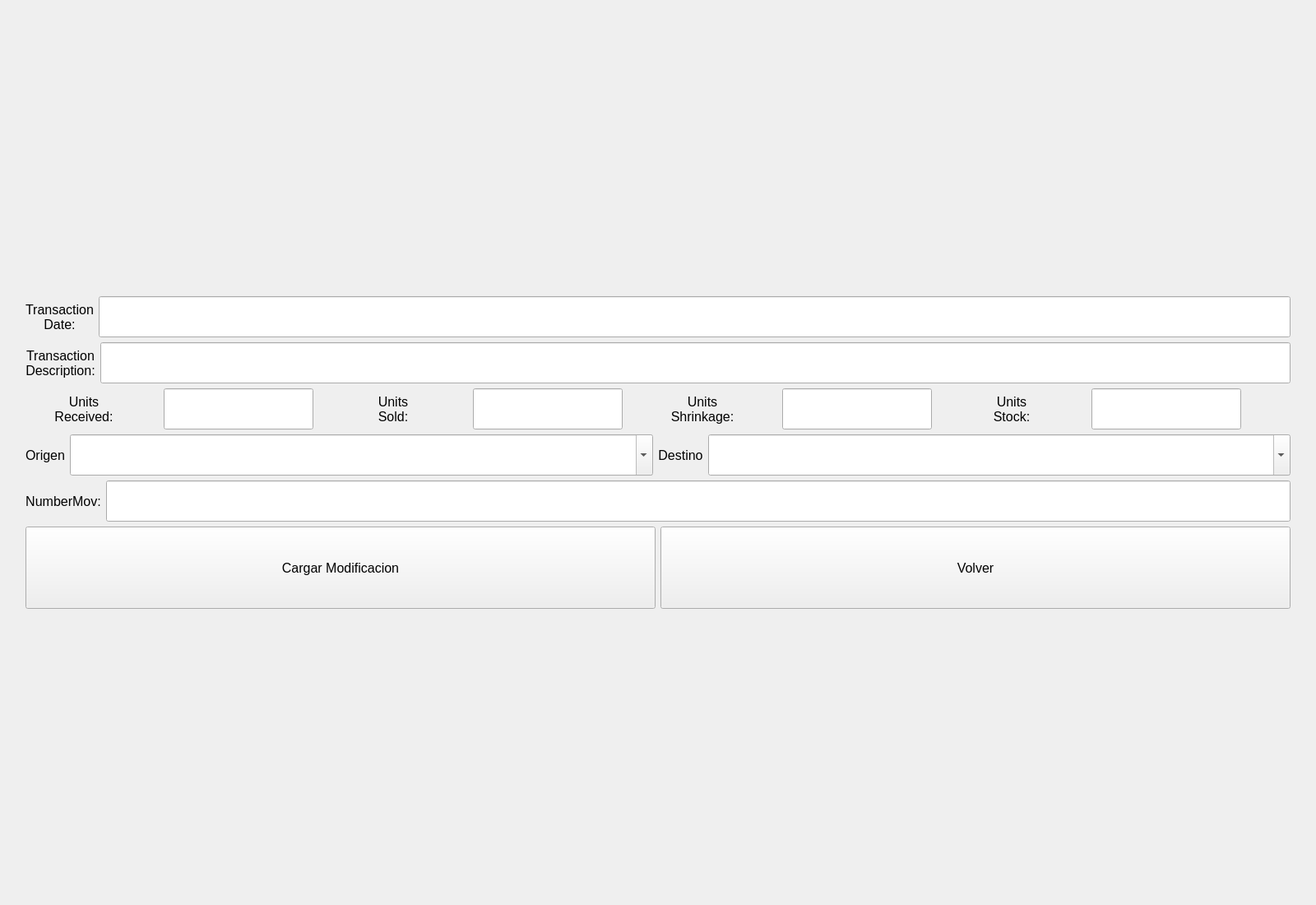
<?xml version="1.0" encoding="UTF-8"?>
<ui version="4.0">
 <class>Form</class>
 <widget class="QWidget" name="Form">
  <property name="geometry">
   <rect>
    <x>0</x>
    <y>0</y>
    <width>1600</width>
    <height>1100</height>
   </rect>
  </property>
  <property name="windowTitle">
   <string>Form</string>
  </property>
  <layout class="QGridLayout" name="gridLayout">
   <item row="0" column="0">
    <layout class="QVBoxLayout" name="verticalLayout">
     <item>
      <layout class="QHBoxLayout" name="horizontalLayout_3">
       <property name="leftMargin">
        <number>20</number>
       </property>
       <property name="rightMargin">
        <number>20</number>
       </property>
       <item>
        <widget class="QLabel" name="label">
         <property name="sizePolicy">
          <sizepolicy hsizetype="Fixed" vsizetype="Preferred">
           <horstretch>0</horstretch>
           <verstretch>0</verstretch>
          </sizepolicy>
         </property>
         <property name="font">
          <font>
           <pointsize>12</pointsize>
          </font>
         </property>
         <property name="text">
          <string>Transaction
Date:</string>
         </property>
         <property name="alignment">
          <set>Qt::AlignCenter</set>
         </property>
        </widget>
       </item>
       <item>
        <widget class="QLineEdit" name="lineEdit">
         <property name="sizePolicy">
          <sizepolicy hsizetype="Preferred" vsizetype="Fixed">
           <horstretch>0</horstretch>
           <verstretch>0</verstretch>
          </sizepolicy>
         </property>
         <property name="minimumSize">
          <size>
           <width>0</width>
           <height>50</height>
          </size>
         </property>
         <property name="font">
          <font>
           <pointsize>12</pointsize>
          </font>
         </property>
        </widget>
       </item>
      </layout>
     </item>
     <item>
      <layout class="QHBoxLayout" name="horizontalLayout_4">
       <property name="leftMargin">
        <number>20</number>
       </property>
       <property name="rightMargin">
        <number>20</number>
       </property>
       <item>
        <widget class="QLabel" name="label_2">
         <property name="sizePolicy">
          <sizepolicy hsizetype="Fixed" vsizetype="Preferred">
           <horstretch>0</horstretch>
           <verstretch>0</verstretch>
          </sizepolicy>
         </property>
         <property name="font">
          <font>
           <pointsize>12</pointsize>
          </font>
         </property>
         <property name="text">
          <string>Transaction 
Description:</string>
         </property>
         <property name="textFormat">
          <enum>Qt::AutoText</enum>
         </property>
         <property name="alignment">
          <set>Qt::AlignCenter</set>
         </property>
        </widget>
       </item>
       <item>
        <widget class="QLineEdit" name="lineEdit_2">
         <property name="sizePolicy">
          <sizepolicy hsizetype="Preferred" vsizetype="Fixed">
           <horstretch>0</horstretch>
           <verstretch>0</verstretch>
          </sizepolicy>
         </property>
         <property name="minimumSize">
          <size>
           <width>0</width>
           <height>50</height>
          </size>
         </property>
         <property name="font">
          <font>
           <pointsize>12</pointsize>
          </font>
         </property>
        </widget>
       </item>
      </layout>
     </item>
     <item>
      <layout class="QHBoxLayout" name="horizontalLayout_5">
       <property name="leftMargin">
        <number>0</number>
       </property>
       <property name="rightMargin">
        <number>80</number>
       </property>
       <item>
        <widget class="QLabel" name="label_3">
         <property name="font">
          <font>
           <pointsize>12</pointsize>
          </font>
         </property>
         <property name="text">
          <string>Units
Received:</string>
         </property>
         <property name="alignment">
          <set>Qt::AlignCenter</set>
         </property>
        </widget>
       </item>
       <item>
        <widget class="QLineEdit" name="lineEdit_3">
         <property name="sizePolicy">
          <sizepolicy hsizetype="Preferred" vsizetype="Fixed">
           <horstretch>0</horstretch>
           <verstretch>0</verstretch>
          </sizepolicy>
         </property>
         <property name="minimumSize">
          <size>
           <width>0</width>
           <height>50</height>
          </size>
         </property>
         <property name="font">
          <font>
           <pointsize>12</pointsize>
          </font>
         </property>
         <property name="alignment">
          <set>Qt::AlignCenter</set>
         </property>
        </widget>
       </item>
       <item>
        <widget class="QLabel" name="label_4">
         <property name="font">
          <font>
           <pointsize>12</pointsize>
          </font>
         </property>
         <property name="text">
          <string>Units
Sold:</string>
         </property>
         <property name="alignment">
          <set>Qt::AlignCenter</set>
         </property>
        </widget>
       </item>
       <item>
        <widget class="QLineEdit" name="lineEdit_4">
         <property name="sizePolicy">
          <sizepolicy hsizetype="Preferred" vsizetype="Fixed">
           <horstretch>0</horstretch>
           <verstretch>0</verstretch>
          </sizepolicy>
         </property>
         <property name="minimumSize">
          <size>
           <width>0</width>
           <height>50</height>
          </size>
         </property>
         <property name="font">
          <font>
           <pointsize>12</pointsize>
          </font>
         </property>
         <property name="alignment">
          <set>Qt::AlignCenter</set>
         </property>
        </widget>
       </item>
       <item>
        <widget class="QLabel" name="label_5">
         <property name="font">
          <font>
           <pointsize>12</pointsize>
          </font>
         </property>
         <property name="text">
          <string>Units
Shrinkage:</string>
         </property>
         <property name="alignment">
          <set>Qt::AlignCenter</set>
         </property>
        </widget>
       </item>
       <item>
        <widget class="QLineEdit" name="lineEdit_5">
         <property name="sizePolicy">
          <sizepolicy hsizetype="Preferred" vsizetype="Fixed">
           <horstretch>0</horstretch>
           <verstretch>0</verstretch>
          </sizepolicy>
         </property>
         <property name="minimumSize">
          <size>
           <width>0</width>
           <height>50</height>
          </size>
         </property>
         <property name="font">
          <font>
           <pointsize>12</pointsize>
          </font>
         </property>
         <property name="alignment">
          <set>Qt::AlignCenter</set>
         </property>
        </widget>
       </item>
       <item>
        <widget class="QLabel" name="label_9">
         <property name="font">
          <font>
           <pointsize>12</pointsize>
          </font>
         </property>
         <property name="text">
          <string>Units
Stock:</string>
         </property>
         <property name="alignment">
          <set>Qt::AlignCenter</set>
         </property>
        </widget>
       </item>
       <item>
        <widget class="QLineEdit" name="lineEdit_7">
         <property name="sizePolicy">
          <sizepolicy hsizetype="Preferred" vsizetype="Fixed">
           <horstretch>0</horstretch>
           <verstretch>0</verstretch>
          </sizepolicy>
         </property>
         <property name="minimumSize">
          <size>
           <width>0</width>
           <height>50</height>
          </size>
         </property>
         <property name="font">
          <font>
           <pointsize>12</pointsize>
          </font>
         </property>
         <property name="alignment">
          <set>Qt::AlignCenter</set>
         </property>
         <property name="readOnly">
          <bool>true</bool>
         </property>
        </widget>
       </item>
      </layout>
     </item>
     <item>
      <layout class="QHBoxLayout" name="horizontalLayout_6">
       <property name="leftMargin">
        <number>20</number>
       </property>
       <property name="rightMargin">
        <number>20</number>
       </property>
       <item>
        <widget class="QLabel" name="label_6">
         <property name="sizePolicy">
          <sizepolicy hsizetype="Fixed" vsizetype="Preferred">
           <horstretch>0</horstretch>
           <verstretch>0</verstretch>
          </sizepolicy>
         </property>
         <property name="font">
          <font>
           <pointsize>12</pointsize>
          </font>
         </property>
         <property name="text">
          <string>Origen</string>
         </property>
         <property name="textFormat">
          <enum>Qt::AutoText</enum>
         </property>
         <property name="alignment">
          <set>Qt::AlignCenter</set>
         </property>
        </widget>
       </item>
       <item>
        <widget class="QComboBox" name="comboBox">
         <property name="minimumSize">
          <size>
           <width>0</width>
           <height>50</height>
          </size>
         </property>
         <property name="font">
          <font>
           <pointsize>12</pointsize>
          </font>
         </property>
         <property name="editable">
          <bool>true</bool>
         </property>
        </widget>
       </item>
       <item>
        <widget class="QLabel" name="label_7">
         <property name="sizePolicy">
          <sizepolicy hsizetype="Fixed" vsizetype="Preferred">
           <horstretch>0</horstretch>
           <verstretch>0</verstretch>
          </sizepolicy>
         </property>
         <property name="font">
          <font>
           <pointsize>12</pointsize>
          </font>
         </property>
         <property name="text">
          <string>Destino</string>
         </property>
         <property name="textFormat">
          <enum>Qt::AutoText</enum>
         </property>
         <property name="alignment">
          <set>Qt::AlignCenter</set>
         </property>
        </widget>
       </item>
       <item>
        <widget class="QComboBox" name="comboBox_2">
         <property name="minimumSize">
          <size>
           <width>0</width>
           <height>50</height>
          </size>
         </property>
         <property name="font">
          <font>
           <pointsize>12</pointsize>
          </font>
         </property>
         <property name="editable">
          <bool>true</bool>
         </property>
        </widget>
       </item>
      </layout>
     </item>
     <item>
      <layout class="QHBoxLayout" name="horizontalLayout_7">
       <property name="leftMargin">
        <number>20</number>
       </property>
       <property name="rightMargin">
        <number>20</number>
       </property>
       <item>
        <widget class="QLabel" name="label_8">
         <property name="sizePolicy">
          <sizepolicy hsizetype="Fixed" vsizetype="Preferred">
           <horstretch>0</horstretch>
           <verstretch>0</verstretch>
          </sizepolicy>
         </property>
         <property name="font">
          <font>
           <pointsize>12</pointsize>
          </font>
         </property>
         <property name="text">
          <string>NumberMov:</string>
         </property>
         <property name="textFormat">
          <enum>Qt::AutoText</enum>
         </property>
         <property name="alignment">
          <set>Qt::AlignCenter</set>
         </property>
        </widget>
       </item>
       <item>
        <widget class="QLineEdit" name="lineEdit_6">
         <property name="sizePolicy">
          <sizepolicy hsizetype="Preferred" vsizetype="Fixed">
           <horstretch>0</horstretch>
           <verstretch>0</verstretch>
          </sizepolicy>
         </property>
         <property name="minimumSize">
          <size>
           <width>0</width>
           <height>50</height>
          </size>
         </property>
         <property name="font">
          <font>
           <pointsize>12</pointsize>
          </font>
         </property>
        </widget>
       </item>
      </layout>
     </item>
     <item>
      <layout class="QHBoxLayout" name="horizontalLayout_2">
       <property name="sizeConstraint">
        <enum>QLayout::SetMinimumSize</enum>
       </property>
       <property name="leftMargin">
        <number>20</number>
       </property>
       <property name="topMargin">
        <number>0</number>
       </property>
       <property name="rightMargin">
        <number>20</number>
       </property>
       <property name="bottomMargin">
        <number>0</number>
       </property>
       <item>
        <widget class="QPushButton" name="pushButton_2">
         <property name="sizePolicy">
          <sizepolicy hsizetype="Minimum" vsizetype="Fixed">
           <horstretch>0</horstretch>
           <verstretch>0</verstretch>
          </sizepolicy>
         </property>
         <property name="minimumSize">
          <size>
           <width>0</width>
           <height>100</height>
          </size>
         </property>
         <property name="font">
          <font>
           <pointsize>12</pointsize>
          </font>
         </property>
         <property name="text">
          <string>Cargar Modificacion</string>
         </property>
        </widget>
       </item>
       <item>
        <widget class="QPushButton" name="pushButton">
         <property name="sizePolicy">
          <sizepolicy hsizetype="Minimum" vsizetype="Fixed">
           <horstretch>0</horstretch>
           <verstretch>0</verstretch>
          </sizepolicy>
         </property>
         <property name="minimumSize">
          <size>
           <width>0</width>
           <height>100</height>
          </size>
         </property>
         <property name="font">
          <font>
           <pointsize>12</pointsize>
          </font>
         </property>
         <property name="text">
          <string>Volver</string>
         </property>
        </widget>
       </item>
      </layout>
     </item>
    </layout>
   </item>
  </layout>
 </widget>
 <resources/>
 <connections/>
</ui>
